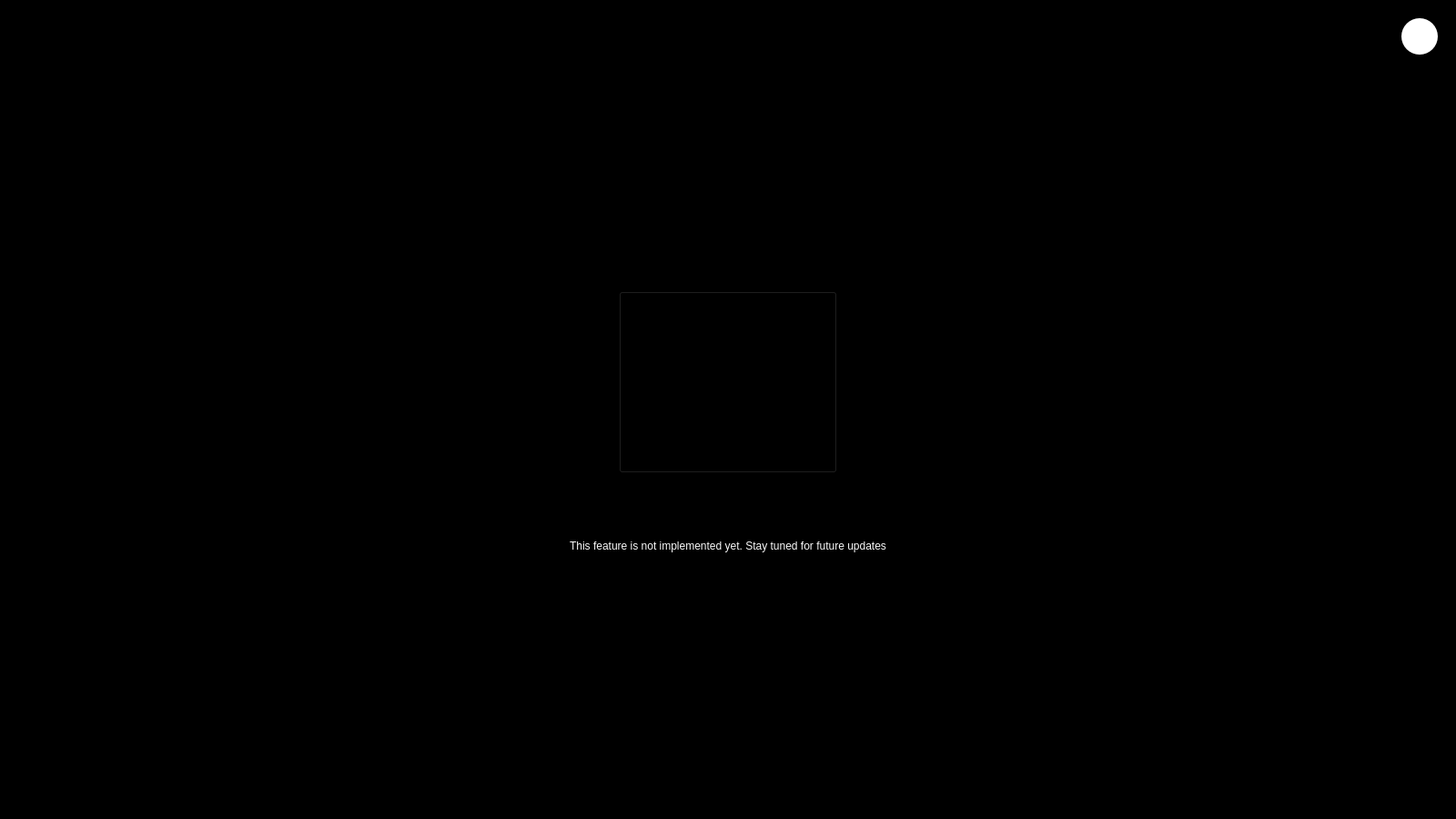
<?xml version="1.0" encoding="UTF-8"?>
<ui version="4.0">
 <class>Form</class>
 <widget class="QWidget" name="Form">
  <property name="geometry">
   <rect>
    <x>0</x>
    <y>0</y>
    <width>1600</width>
    <height>900</height>
   </rect>
  </property>
  <property name="windowTitle">
   <string>Form</string>
  </property>
  <property name="styleSheet">
   <string notr="true">background-color: rgb(0, 0, 0);</string>
  </property>
  <widget class="QLabel" name="label">
   <property name="geometry">
    <rect>
     <x>300</x>
     <y>540</y>
     <width>1000</width>
     <height>120</height>
    </rect>
   </property>
   <property name="styleSheet">
    <string notr="true">color: rgb(250, 250, 250);</string>
   </property>
   <property name="text">
    <string>&lt;html&gt;&lt;head/&gt;&lt;body&gt;&lt;p align=&quot;center&quot;&gt;This feature is not implemented yet. Stay tuned for future updates&lt;/p&gt;&lt;/body&gt;&lt;/html&gt;</string>
   </property>
   <property name="wordWrap">
    <bool>true</bool>
   </property>
  </widget>
  <widget class="QPushButton" name="pushButton">
   <property name="geometry">
    <rect>
     <x>680</x>
     <y>320</y>
     <width>240</width>
     <height>200</height>
    </rect>
   </property>
   <property name="text">
    <string/>
   </property>
   <property name="icon">
    <iconset>
     <normaloff>../icons/coming-soon.png</normaloff>../icons/coming-soon.png</iconset>
   </property>
   <property name="iconSize">
    <size>
     <width>180</width>
     <height>180</height>
    </size>
   </property>
  </widget>
  <widget class="QPushButton" name="close_">
   <property name="geometry">
    <rect>
     <x>1540</x>
     <y>20</y>
     <width>40</width>
     <height>40</height>
    </rect>
   </property>
   <property name="styleSheet">
    <string notr="true">background-color: rgb(255, 255, 255);
border-radius: 20px;</string>
   </property>
   <property name="text">
    <string/>
   </property>
   <property name="icon">
    <iconset>
     <normaloff>../icons/remove-button.png</normaloff>../icons/remove-button.png</iconset>
   </property>
   <property name="iconSize">
    <size>
     <width>36</width>
     <height>36</height>
    </size>
   </property>
  </widget>
 </widget>
 <resources>
  <include location="../rsrc/images/backgrounds.qrc"/>
 </resources>
 <connections/>
</ui>
